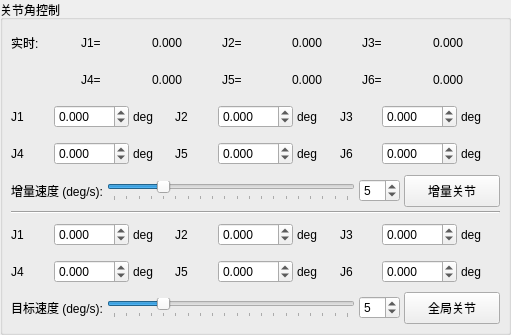
       <widget class="QGroupBox" name="robotJointGroup">
        <property name="geometry">
         <rect>
          <x>4</x>
          <y>457</y>
          <width>511</width>
          <height>335</height>
         </rect>
        </property>
        <property name="title">
         <string>关节角控制</string>
        </property>
        <layout class="QVBoxLayout" name="robotJointGroupLayout">
         <property name="spacing">
          <number>4</number>
         </property>
         <property name="leftMargin">
          <number>8</number>
         </property>
         <property name="topMargin">
          <number>6</number>
         </property>
         <property name="rightMargin">
          <number>8</number>
         </property>
         <property name="bottomMargin">
          <number>8</number>
         </property>
         <item>
          <layout class="QHBoxLayout" name="jointPoseRow_123">
           <property name="spacing">
            <number>3</number>
           </property>
           <item>
            <widget class="QLabel" name="jointCurrentTitle">
             <property name="text">
              <string>实时:</string>
             </property>
            </widget>
           </item>
           <item>
            <widget class="QLabel" name="jointLabel_J1_current">
             <property name="text">
              <string>J1=</string>
             </property>
            </widget>
           </item>
           <item>
            <widget class="QLabel" name="jointValue_J1">
             <property name="minimumSize">
              <size>
               <width>28</width>
               <height>0</height>
              </size>
             </property>
             <property name="text">
              <string>0.000</string>
             </property>
            </widget>
           </item>
           <item>
            <widget class="QLabel" name="jointLabel_J2_current">
             <property name="text">
              <string>J2=</string>
             </property>
            </widget>
           </item>
           <item>
            <widget class="QLabel" name="jointValue_J2">
             <property name="minimumSize">
              <size>
               <width>28</width>
               <height>0</height>
              </size>
             </property>
             <property name="text">
              <string>0.000</string>
             </property>
            </widget>
           </item>
           <item>
            <widget class="QLabel" name="jointLabel_J3_current">
             <property name="text">
              <string>J3=</string>
             </property>
            </widget>
           </item>
           <item>
            <widget class="QLabel" name="jointValue_J3">
             <property name="minimumSize">
              <size>
               <width>28</width>
               <height>0</height>
              </size>
             </property>
             <property name="text">
              <string>0.000</string>
             </property>
            </widget>
           </item>
          </layout>
         </item>
         <item>
          <layout class="QHBoxLayout" name="jointPoseRow_456">
           <property name="spacing">
            <number>3</number>
           </property>
           <item>
            <widget class="QLabel" name="jointCurrentTitleSpacer">
             <property name="minimumSize">
              <size>
               <width>32</width>
               <height>0</height>
              </size>
             </property>
             <property name="text">
              <string/>
             </property>
            </widget>
           </item>
           <item>
            <widget class="QLabel" name="jointLabel_J4_current">
             <property name="text">
              <string>J4=</string>
             </property>
            </widget>
           </item>
           <item>
            <widget class="QLabel" name="jointValue_J4">
             <property name="minimumSize">
              <size>
               <width>28</width>
               <height>0</height>
              </size>
             </property>
             <property name="text">
              <string>0.000</string>
             </property>
            </widget>
           </item>
           <item>
            <widget class="QLabel" name="jointLabel_J5_current">
             <property name="text">
              <string>J5=</string>
             </property>
            </widget>
           </item>
           <item>
            <widget class="QLabel" name="jointValue_J5">
             <property name="minimumSize">
              <size>
               <width>28</width>
               <height>0</height>
              </size>
             </property>
             <property name="text">
              <string>0.000</string>
             </property>
            </widget>
           </item>
           <item>
            <widget class="QLabel" name="jointLabel_J6_current">
             <property name="text">
              <string>J6=</string>
             </property>
            </widget>
           </item>
           <item>
            <widget class="QLabel" name="jointValue_J6">
             <property name="minimumSize">
              <size>
               <width>28</width>
               <height>0</height>
              </size>
             </property>
             <property name="text">
              <string>0.000</string>
             </property>
            </widget>
           </item>
          </layout>
         </item>
         <item>
          <layout class="QHBoxLayout" name="jointRow_123_zengliang">
           <property name="spacing">
            <number>4</number>
           </property>
           <item>
            <widget class="QLabel" name="jointLabel_J1_zengliang">
             <property name="text">
              <string>J1</string>
             </property>
            </widget>
           </item>
           <item>
            <widget class="QDoubleSpinBox" name="robotJointTargetJ1_zengliang">
             <property name="decimals">
              <number>3</number>
             </property>
             <property name="minimum">
              <double>-360.000000000000000</double>
             </property>
             <property name="maximum">
              <double>360.000000000000000</double>
             </property>
             <property name="singleStep">
              <double>0.100000000000000</double>
             </property>
            </widget>
           </item>
           <item>
            <widget class="QLabel" name="jointUnit_J1_zengliang">
             <property name="text">
              <string>deg</string>
             </property>
            </widget>
           </item>
           <item>
            <widget class="QLabel" name="jointLabel_J2_zengliang">
             <property name="text">
              <string>J2</string>
             </property>
            </widget>
           </item>
           <item>
            <widget class="QDoubleSpinBox" name="robotJointTargetJ2_zengliang">
             <property name="decimals">
              <number>3</number>
             </property>
             <property name="minimum">
              <double>-360.000000000000000</double>
             </property>
             <property name="maximum">
              <double>360.000000000000000</double>
             </property>
             <property name="singleStep">
              <double>0.100000000000000</double>
             </property>
            </widget>
           </item>
           <item>
            <widget class="QLabel" name="jointUnit_J2_zengliang">
             <property name="text">
              <string>deg</string>
             </property>
            </widget>
           </item>
           <item>
            <widget class="QLabel" name="jointLabel_J3_zengliang">
             <property name="text">
              <string>J3</string>
             </property>
            </widget>
           </item>
           <item>
            <widget class="QDoubleSpinBox" name="robotJointTargetJ3_zengliang">
             <property name="decimals">
              <number>3</number>
             </property>
             <property name="minimum">
              <double>-360.000000000000000</double>
             </property>
             <property name="maximum">
              <double>360.000000000000000</double>
             </property>
             <property name="singleStep">
              <double>0.100000000000000</double>
             </property>
            </widget>
           </item>
           <item>
            <widget class="QLabel" name="jointUnit_J3_zengliang">
             <property name="text">
              <string>deg</string>
             </property>
            </widget>
           </item>
          </layout>
         </item>
         <item>
          <layout class="QHBoxLayout" name="jointRow_456_zengliang">
           <property name="spacing">
            <number>4</number>
           </property>
           <item>
            <widget class="QLabel" name="jointLabel_J4_zengliang">
             <property name="text">
              <string>J4</string>
             </property>
            </widget>
           </item>
           <item>
            <widget class="QDoubleSpinBox" name="robotJointTargetJ4_zengliang">
             <property name="decimals">
              <number>3</number>
             </property>
             <property name="minimum">
              <double>-360.000000000000000</double>
             </property>
             <property name="maximum">
              <double>360.000000000000000</double>
             </property>
             <property name="singleStep">
              <double>0.100000000000000</double>
             </property>
            </widget>
           </item>
           <item>
            <widget class="QLabel" name="jointUnit_J4_zengliang">
             <property name="text">
              <string>deg</string>
             </property>
            </widget>
           </item>
           <item>
            <widget class="QLabel" name="jointLabel_J5_zengliang">
             <property name="text">
              <string>J5</string>
             </property>
            </widget>
           </item>
           <item>
            <widget class="QDoubleSpinBox" name="robotJointTargetJ5_zengliang">
             <property name="decimals">
              <number>3</number>
             </property>
             <property name="minimum">
              <double>-360.000000000000000</double>
             </property>
             <property name="maximum">
              <double>360.000000000000000</double>
             </property>
             <property name="singleStep">
              <double>0.100000000000000</double>
             </property>
            </widget>
           </item>
           <item>
            <widget class="QLabel" name="jointUnit_J5_zengliang">
             <property name="text">
              <string>deg</string>
             </property>
            </widget>
           </item>
           <item>
            <widget class="QLabel" name="jointLabel_J6_zengliang">
             <property name="text">
              <string>J6</string>
             </property>
            </widget>
           </item>
           <item>
            <widget class="QDoubleSpinBox" name="robotJointTargetJ6_zengliang">
             <property name="decimals">
              <number>3</number>
             </property>
             <property name="minimum">
              <double>-360.000000000000000</double>
             </property>
             <property name="maximum">
              <double>360.000000000000000</double>
             </property>
             <property name="singleStep">
              <double>0.100000000000000</double>
             </property>
            </widget>
           </item>
           <item>
            <widget class="QLabel" name="jointUnit_J6_zengliang">
             <property name="text">
              <string>deg</string>
             </property>
            </widget>
           </item>
          </layout>
         </item>
         <item>
          <layout class="QHBoxLayout" name="jointSpeedRow_zengliang">
           <item>
            <widget class="QLabel" name="jointSpeedLabel_zengliang">
             <property name="text">
              <string>增量速度 (deg/s):</string>
             </property>
            </widget>
           </item>
           <item>
            <widget class="QSlider" name="robotJointSpeedSlider_zengliang">
             <property name="minimum">
              <number>1</number>
             </property>
             <property name="maximum">
              <number>20</number>
             </property>
             <property name="pageStep">
              <number>1</number>
             </property>
             <property name="value">
              <number>5</number>
             </property>
             <property name="orientation">
              <enum>Qt::Orientation::Horizontal</enum>
             </property>
             <property name="tickPosition">
              <enum>QSlider::TickPosition::TicksBelow</enum>
             </property>
             <property name="tickInterval">
              <number>1</number>
             </property>
            </widget>
           </item>
           <item>
            <widget class="QSpinBox" name="robotJointSpeedSpin_zengliang">
             <property name="minimum">
              <number>1</number>
             </property>
             <property name="maximum">
              <number>20</number>
             </property>
             <property name="value">
              <number>5</number>
             </property>
            </widget>
           </item>
           <item>
            <widget class="QPushButton" name="robotJointBtnPTP_zengliang">
             <property name="minimumSize">
              <size>
               <width>96</width>
               <height>32</height>
              </size>
             </property>
             <property name="maximumSize">
              <size>
               <width>96</width>
               <height>32</height>
              </size>
             </property>
             <property name="text">
              <string>增量关节</string>
             </property>
            </widget>
           </item>
          </layout>
         </item>
         <item>
          <widget class="QFrame" name="jointSectionLine">
           <property name="frameShape">
            <enum>QFrame::Shape::HLine</enum>
           </property>
           <property name="frameShadow">
            <enum>QFrame::Shadow::Sunken</enum>
           </property>
          </widget>
         </item>
         <item>
          <layout class="QHBoxLayout" name="jointRow_123_global">
           <property name="spacing">
            <number>4</number>
           </property>
           <item>
            <widget class="QLabel" name="jointLabel_J1_global">
             <property name="text">
              <string>J1</string>
             </property>
            </widget>
           </item>
           <item>
            <widget class="QDoubleSpinBox" name="robotJointTargetJ1_global">
             <property name="decimals">
              <number>3</number>
             </property>
             <property name="minimum">
              <double>-360.000000000000000</double>
             </property>
             <property name="maximum">
              <double>360.000000000000000</double>
             </property>
             <property name="singleStep">
              <double>0.100000000000000</double>
             </property>
            </widget>
           </item>
           <item>
            <widget class="QLabel" name="jointUnit_J1_global">
             <property name="text">
              <string>deg</string>
             </property>
            </widget>
           </item>
           <item>
            <widget class="QLabel" name="jointLabel_J2_global">
             <property name="text">
              <string>J2</string>
             </property>
            </widget>
           </item>
           <item>
            <widget class="QDoubleSpinBox" name="robotJointTargetJ2_global">
             <property name="decimals">
              <number>3</number>
             </property>
             <property name="minimum">
              <double>-360.000000000000000</double>
             </property>
             <property name="maximum">
              <double>360.000000000000000</double>
             </property>
             <property name="singleStep">
              <double>0.100000000000000</double>
             </property>
            </widget>
           </item>
           <item>
            <widget class="QLabel" name="jointUnit_J2_global">
             <property name="text">
              <string>deg</string>
             </property>
            </widget>
           </item>
           <item>
            <widget class="QLabel" name="jointLabel_J3_global">
             <property name="text">
              <string>J3</string>
             </property>
            </widget>
           </item>
           <item>
            <widget class="QDoubleSpinBox" name="robotJointTargetJ3_global">
             <property name="decimals">
              <number>3</number>
             </property>
             <property name="minimum">
              <double>-360.000000000000000</double>
             </property>
             <property name="maximum">
              <double>360.000000000000000</double>
             </property>
             <property name="singleStep">
              <double>0.100000000000000</double>
             </property>
            </widget>
           </item>
           <item>
            <widget class="QLabel" name="jointUnit_J3_global">
             <property name="text">
              <string>deg</string>
             </property>
            </widget>
           </item>
          </layout>
         </item>
         <item>
          <layout class="QHBoxLayout" name="jointRow_456_global">
           <property name="spacing">
            <number>4</number>
           </property>
           <item>
            <widget class="QLabel" name="jointLabel_J4_global">
             <property name="text">
              <string>J4</string>
             </property>
            </widget>
           </item>
           <item>
            <widget class="QDoubleSpinBox" name="robotJointTargetJ4_global">
             <property name="decimals">
              <number>3</number>
             </property>
             <property name="minimum">
              <double>-360.000000000000000</double>
             </property>
             <property name="maximum">
              <double>360.000000000000000</double>
             </property>
             <property name="singleStep">
              <double>0.100000000000000</double>
             </property>
            </widget>
           </item>
           <item>
            <widget class="QLabel" name="jointUnit_J4_global">
             <property name="text">
              <string>deg</string>
             </property>
            </widget>
           </item>
           <item>
            <widget class="QLabel" name="jointLabel_J5_global">
             <property name="text">
              <string>J5</string>
             </property>
            </widget>
           </item>
           <item>
            <widget class="QDoubleSpinBox" name="robotJointTargetJ5_global">
             <property name="decimals">
              <number>3</number>
             </property>
             <property name="minimum">
              <double>-360.000000000000000</double>
             </property>
             <property name="maximum">
              <double>360.000000000000000</double>
             </property>
             <property name="singleStep">
              <double>0.100000000000000</double>
             </property>
            </widget>
           </item>
           <item>
            <widget class="QLabel" name="jointUnit_J5_global">
             <property name="text">
              <string>deg</string>
             </property>
            </widget>
           </item>
           <item>
            <widget class="QLabel" name="jointLabel_J6_global">
             <property name="text">
              <string>J6</string>
             </property>
            </widget>
           </item>
           <item>
            <widget class="QDoubleSpinBox" name="robotJointTargetJ6_global">
             <property name="decimals">
              <number>3</number>
             </property>
             <property name="minimum">
              <double>-360.000000000000000</double>
             </property>
             <property name="maximum">
              <double>360.000000000000000</double>
             </property>
             <property name="singleStep">
              <double>0.100000000000000</double>
             </property>
            </widget>
           </item>
           <item>
            <widget class="QLabel" name="jointUnit_J6_global">
             <property name="text">
              <string>deg</string>
             </property>
            </widget>
           </item>
          </layout>
         </item>
         <item>
          <layout class="QHBoxLayout" name="jointSpeedRow_global">
           <item>
            <widget class="QLabel" name="jointSpeedLabel_global">
             <property name="text">
              <string>目标速度 (deg/s):</string>
             </property>
            </widget>
           </item>
           <item>
            <widget class="QSlider" name="robotJointSpeedSlider_global">
             <property name="minimum">
              <number>1</number>
             </property>
             <property name="maximum">
              <number>20</number>
             </property>
             <property name="pageStep">
              <number>1</number>
             </property>
             <property name="value">
              <number>5</number>
             </property>
             <property name="orientation">
              <enum>Qt::Orientation::Horizontal</enum>
             </property>
             <property name="tickPosition">
              <enum>QSlider::TickPosition::TicksBelow</enum>
             </property>
             <property name="tickInterval">
              <number>1</number>
             </property>
            </widget>
           </item>
           <item>
            <widget class="QSpinBox" name="robotJointSpeedSpin_global">
             <property name="minimum">
              <number>1</number>
             </property>
             <property name="maximum">
              <number>20</number>
             </property>
             <property name="value">
              <number>5</number>
             </property>
            </widget>
           </item>
           <item>
            <widget class="QPushButton" name="robotJointBtnPTP_global">
             <property name="minimumSize">
              <size>
               <width>96</width>
               <height>32</height>
              </size>
             </property>
             <property name="maximumSize">
              <size>
               <width>96</width>
               <height>32</height>
              </size>
             </property>
             <property name="text">
              <string>全局关节</string>
             </property>
            </widget>
           </item>
          </layout>
         </item>
        </layout>
       </widget>
